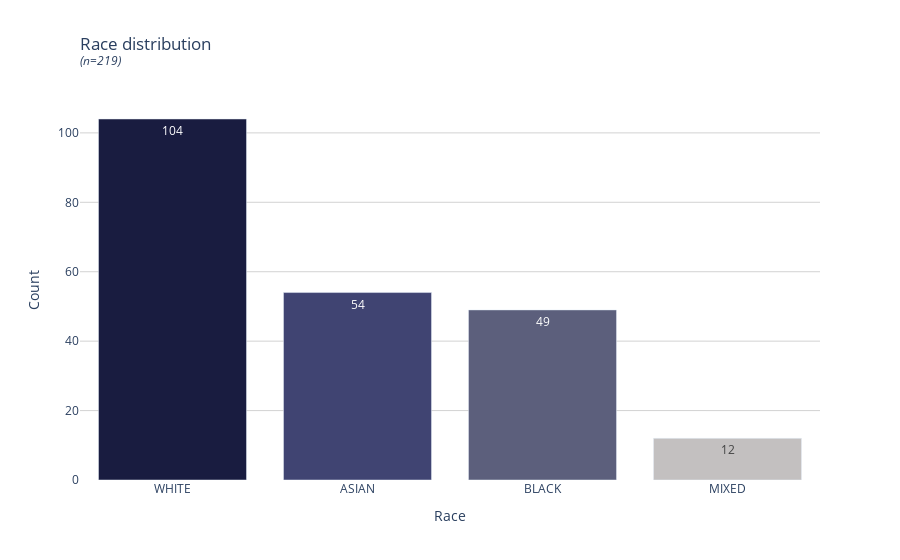

Write notebook code for a chart like this one.
### Markdown cell above
### Population race

### Code cell
# @title
race = df.groupby(['Race']).size().reset_index(name='Counts')
race = race.sort_values(by=['Counts'], ascending=False)

fig = go.Figure([go.Bar(x=race['Race'],
                        y=race['Counts'],
                        marker_color=list(COLOURS.values()),
                        text=race['Counts'])])
fig.update_layout(
    title=go.layout.Title(
        text=f"Race distribution<br><sup><i>(n={len(df)})</i></sup>",
        xref="paper",
        x=0
    ),
    plot_bgcolor=PLOTBACKGROUND,
    xaxis=go.layout.XAxis(
        title=go.layout.xaxis.Title(
            text="Race"
        )
    ),
    yaxis=go.layout.YAxis(
        title=go.layout.yaxis.Title(
            text="Count"
        ),
        gridcolor=GRIDCOLOUR
    )
)
fig.show()
fig.write_image("images/race.jpeg")

### Figure 1 — Plotly figure (JSON) as saved in the notebook; plotly's stock layout.template omitted (floating-point values rounded to 4 significant figures)
{"data": [{"marker": {"color": ["#191c40", "#404472", "#5c5f7c", "#c3c0c0", "#b29758"]}, "text": [104, 54, 49, 12], "type": "bar", "x": ["WHITE", "ASIAN", "BLACK", "MIXED"], "y": [104, 54, 49, 12]}], "layout": {"plot_bgcolor": "white", "title": {"text": "Race distribution<br><sup><i>(n=219)</i></sup>", "x": 0, "xref": "paper"}, "xaxis": {"title": {"text": "Race"}}, "yaxis": {"gridcolor": "lightgrey", "title": {"text": "Count"}}}}
